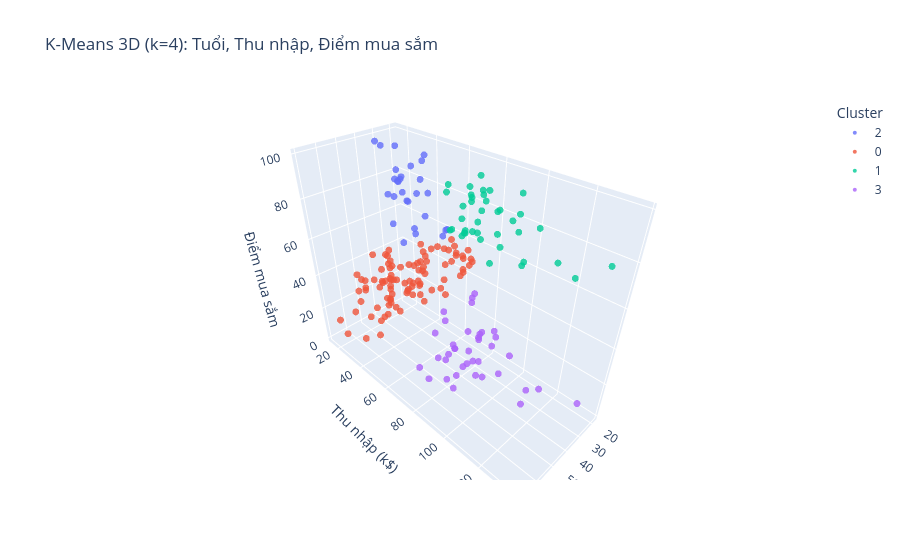

The notebook cell saved with this chart:
### Code cell
import plotly.express as px

# --- 9.1 Thu nhập + Điểm mua sắm ---
cols_9a = ["Annual Income (k$)", "Spending Score (1-100)"]
X_9a = df[cols_9a].values
k_9a = plot_elbow(X_9a, cols_9a)

kmeans_9a = KMeans(n_clusters=k_9a, random_state=42, n_init=10)
labels_9a = kmeans_9a.fit_predict(X_9a)
df["Cluster_9a"] = labels_9a

plt.figure(figsize=(8, 6))
scatter = plt.scatter(
    X_9a[:, 0], X_9a[:, 1], c=labels_9a, cmap="plasma", alpha=0.75, edgecolors="w"
)
plt.scatter(
    kmeans_9a.cluster_centers_[:, 0], kmeans_9a.cluster_centers_[:, 1],
    c="red", marker="X", s=200
)
plt.xlabel("Thu nhập (k$)")
plt.ylabel("Điểm mua sắm")
plt.title(f"K-Means (k={k_9a}): Thu nhập + Điểm mua sắm")
plt.colorbar(scatter, label="Cluster")
plt.grid(alpha=0.3)
plt.tight_layout()
plt.show()

sil_9a = silhouette_score(X_9a, labels_9a, metric="euclidean")
print(f"Silhouette (Thu nhập + Điểm mua sắm, k={k_9a}): {sil_9a:.4f}")

# --- 9.2 Tuổi + Thu nhập + Điểm mua sắm (3D) ---
cols_9b = ["Age", "Annual Income (k$)", "Spending Score (1-100)"]
X_9b = df[cols_9b].values

inertias_3d = []
k_range = range(1, 11)
for k in k_range:
    m = KMeans(n_clusters=k, random_state=42, n_init=10)
    m.fit(X_9b)
    inertias_3d.append(m.inertia_)
k_list = list(k_range)
plt.figure(figsize=(7, 4))
plt.plot(k_list, inertias_3d, "go-")
plt.xlabel("k")
plt.ylabel("Inertia")
plt.title("Elbow: Tuổi + Thu nhập + Điểm mua sắm")
plt.grid(alpha=0.3)
plt.tight_layout()
plt.show()

coords = np.array([[i, inertias_3d[i]] for i in range(len(inertias_3d))])
p1, p2 = coords[0], coords[-1]
dists = np.abs(np.cross(p2 - p1, p1 - coords)) / np.linalg.norm(p2 - p1)
k_9b = k_list[int(np.argmax(dists))]
print(f"→ Gợi ý k (3 thuộc tính): {k_9b}")

kmeans_9b = KMeans(n_clusters=k_9b, random_state=42, n_init=10)
labels_9b = kmeans_9b.fit_predict(X_9b)
df["Cluster_9b"] = labels_9b

df_plot = df.copy()
df_plot["Cluster"] = labels_9b.astype(str)
fig = px.scatter_3d(
    df_plot,
    x=cols_9b[0], y=cols_9b[1], z=cols_9b[2],
    color="Cluster",
    opacity=0.8,
    title=f"K-Means 3D (k={k_9b}): Tuổi, Thu nhập, Điểm mua sắm",
    labels={
        cols_9b[0]: "Tuổi",
        cols_9b[1]: "Thu nhập (k$)",
        cols_9b[2]: "Điểm mua sắm",
    },
)
fig.update_traces(marker=dict(size=4))
try:
    fig.show()
except ValueError as err:
    if "nbformat" in str(err):
        from IPython.display import HTML, display
        display(HTML(fig.to_html(include_plotlyjs="cdn")))
    else:
        raise

sil_9b = silhouette_score(X_9b, labels_9b, metric="euclidean")
print(f"Silhouette (3 thuộc tính, k={k_9b}): {sil_9b:.4f}")

### Figure 1 — Plotly figure (JSON) as saved in the notebook; plotly's stock layout.template omitted (floating-point values rounded to 4 significant figures)
{"data": [{"hovertemplate": "Cluster=2<br>Tuổi=%{x}<br>Thu nhập (k$)=%{y}<br>Điểm mua sắm=%{z}<extra></extra>", "legendgroup": "2", "marker": {"color": "#636efa", "opacity": 0.8, "size": 4, "symbol": "circle"}, "mode": "markers", "name": "2", "scene": "scene", "showlegend": true, "type": "scatter3d", "x": [19, 21, 23, 22, 23, 30, 35, 24, 22, 20, 35, 25, 31, 29, 35, 23, 21, 18, 21, 30, 20, 24, 31, 24, 33, 19, 18, 19], "y": [15, 15, 16, 17, 18, 19, 19, 20, 20, 21, 23, 24, 25, 28, 28, 29, 30, 33, 33, 34, 37, 38, 39, 39, 42, 46, 48, 48], "z": [39, 81, 77, 76, 94, 72, 99, 77, 79, 66, 98, 73, 73, 82, 61, 87, 73, 92, 81, 73, 75, 92, 61, 65, 60, 55, 59, 59]}, {"hovertemplate": "Cluster=0<br>Tuổi=%{x}<br>Thu nhập (k$)=%{y}<br>Điểm mua sắm=%{z}<extra></extra>", "legendgroup": "0", "marker": {"color": "#EF553B", "opacity": 0.8, "size": 4, "symbol": "circle"}, "mode": "markers", "name": "0", "scene": "scene", "showlegend": true, "type": "scatter3d", "x": [20, 31, 35, 64, 67, 58, 37, 35, 52, 35, 46, 54, 45, 40, 60, 53, 49, 42, 36, 65, 48, 49, 50, 27, 29, 31, 49, 31, 59, 50, 47, 51, 69, 27, 53, 70, 67, 54, 63, 43, 68, 32, 70, 47, 60, 60, 59, 26, 45, 40, 23, 49, 57, 38, 67, 46, 21, 48, 55, 22, 34, 50, 68, 18, 48, 40, 32, 24, 47, 27, 48, 20, 23, 49, 67, 26, 49, 21, 66, 54, 68, 66, 65, 19, 38, 19, 18, 19, 63, 49, 51, 50, 27, 38, 40], "y": [16, 17, 18, 19, 19, 20, 20, 21, 23, 24, 25, 28, 28, 29, 30, 33, 33, 34, 37, 38, 39, 39, 40, 40, 40, 40, 42, 43, 43, 43, 43, 44, 44, 46, 46, 46, 47, 47, 48, 48, 48, 48, 49, 49, 50, 50, 54, 54, 54, 54, 54, 54, 54, 54, 54, 54, 54, 54, 57, 57, 58, 58, 59, 59, 60, 60, 60, 60, 60, 60, 61, 61, 62, 62, 62, 62, 62, 62, 63, 63, 63, 63, 63, 63, 64, 64, 65, 65, 65, 65, 67, 67, 67, 67, 69], "z": [6, 40, 6, 3, 14, 15, 13, 35, 29, 35, 5, 14, 32, 31, 4, 4, 14, 17, 26, 35, 36, 28, 55, 47, 42, 42, 52, 54, 60, 45, 41, 50, 46, 51, 46, 56, 52, 59, 51, 50, 48, 47, 55, 42, 49, 56, 47, 54, 53, 48, 52, 42, 51, 55, 41, 44, 57, 46, 58, 55, 60, 46, 55, 41, 49, 40, 42, 52, 47, 50, 42, 49, 41, 48, 59, 55, 56, 42, 50, 46, 43, 48, 52, 54, 42, 46, 48, 50, 43, 59, 43, 57, 56, 40, 58]}, {"hovertemplate": "Cluster=1<br>Tuổi=%{x}<br>Thu nhập (k$)=%{y}<br>Điểm mua sắm=%{z}<extra></extra>", "legendgroup": "1", "marker": {"color": "#00cc96", "opacity": 0.8, "size": 4, "symbol": "circle"}, "mode": "markers", "name": "1", "scene": "scene", "showlegend": true, "type": "scatter3d", "x": [39, 31, 40, 38, 39, 31, 29, 32, 35, 32, 32, 28, 32, 34, 39, 38, 27, 30, 30, 29, 31, 36, 33, 32, 28, 36, 30, 27, 35, 32, 29, 30, 28, 36, 32, 38, 35, 32, 30], "y": [69, 70, 71, 71, 71, 72, 73, 73, 74, 75, 76, 77, 77, 78, 78, 78, 78, 78, 78, 79, 81, 85, 86, 87, 87, 87, 88, 88, 93, 97, 98, 99, 101, 103, 103, 113, 120, 126, 137], "z": [91, 77, 95, 75, 75, 71, 88, 73, 72, 93, 87, 97, 74, 90, 88, 76, 89, 78, 73, 83, 93, 75, 95, 63, 75, 92, 86, 69, 90, 86, 88, 97, 68, 85, 69, 91, 79, 74, 83]}, {"hovertemplate": "Cluster=3<br>Tuổi=%{x}<br>Thu nhập (k$)=%{y}<br>Điểm mua sắm=%{z}<extra></extra>", "legendgroup": "3", "marker": {"color": "#ab63fa", "opacity": 0.8, "size": 4, "symbol": "circle"}, "mode": "markers", "name": "3", "scene": "scene", "showlegend": true, "type": "scatter3d", "x": [23, 43, 59, 47, 25, 20, 44, 19, 57, 28, 25, 48, 34, 43, 44, 47, 37, 34, 56, 19, 50, 42, 36, 40, 36, 52, 58, 59, 37, 46, 41, 54, 41, 34, 33, 47, 45, 32], "y": [70, 71, 71, 71, 72, 73, 73, 74, 75, 76, 77, 77, 78, 78, 78, 78, 78, 78, 79, 81, 85, 86, 87, 87, 87, 88, 88, 93, 97, 98, 99, 101, 103, 103, 113, 120, 126, 137], "z": [29, 35, 11, 9, 34, 5, 7, 10, 5, 40, 12, 36, 22, 17, 20, 16, 1, 1, 35, 5, 26, 20, 27, 13, 10, 13, 15, 14, 32, 15, 39, 24, 17, 23, 8, 16, 28, 18]}], "layout": {"legend": {"title": {"text": "Cluster"}, "tracegroupgap": 0}, "scene": {"domain": {"x": [0, 1], "y": [0, 1]}, "xaxis": {"title": {"text": "Tuổi"}}, "yaxis": {"title": {"text": "Thu nhập (k$)"}}, "zaxis": {"title": {"text": "Điểm mua sắm"}}}, "title": {"text": "K-Means 3D (k=4): Tuổi, Thu nhập, Điểm mua sắm"}}}
